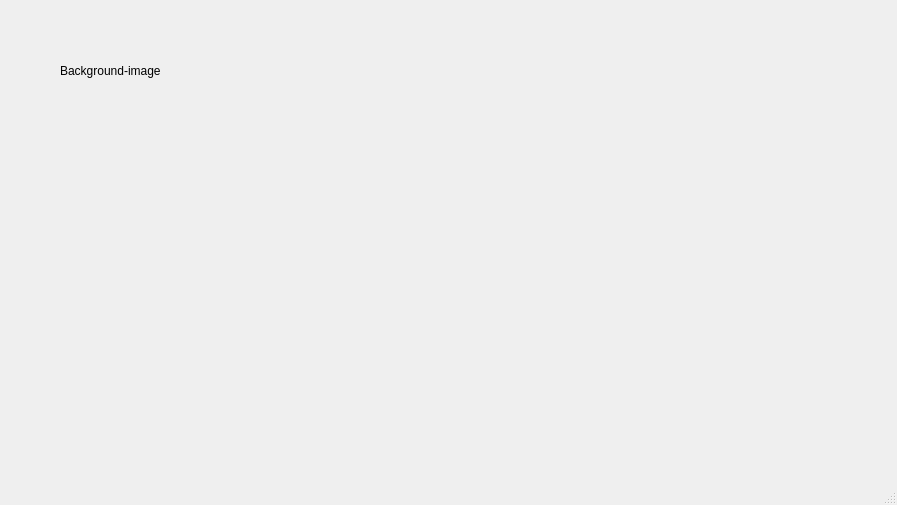
<?xml version="1.0" encoding="UTF-8"?>
<ui version="4.0">
 <class>MainWindow</class>
 <widget class="QMainWindow" name="MainWindow">
  <property name="geometry">
   <rect>
    <x>0</x>
    <y>0</y>
    <width>897</width>
    <height>505</height>
   </rect>
  </property>
  <property name="windowTitle">
   <string>MainWindow</string>
  </property>
  <widget class="QWidget" name="centralwidget">
   <widget class="QLabel" name="label">
    <property name="geometry">
     <rect>
      <x>60</x>
      <y>50</y>
      <width>171</width>
      <height>41</height>
     </rect>
    </property>
    <property name="text">
     <string>Background-image</string>
    </property>
   </widget>
   <widget class="QLabel" name="label_2">
    <property name="geometry">
     <rect>
      <x>90</x>
      <y>110</y>
      <width>791</width>
      <height>351</height>
     </rect>
    </property>
    <property name="styleSheet">
     <string notr="true">background-image: url(:/logos/Escudo UAT.png);</string>
    </property>
    <property name="text">
     <string/>
    </property>
   </widget>
  </widget>
  <widget class="QMenuBar" name="menubar">
   <property name="geometry">
    <rect>
     <x>0</x>
     <y>0</y>
     <width>897</width>
     <height>26</height>
    </rect>
   </property>
  </widget>
  <widget class="QStatusBar" name="statusbar"/>
 </widget>
 <resources>
  <include location="../Archivos/Recursos.qrc"/>
 </resources>
 <connections/>
</ui>
